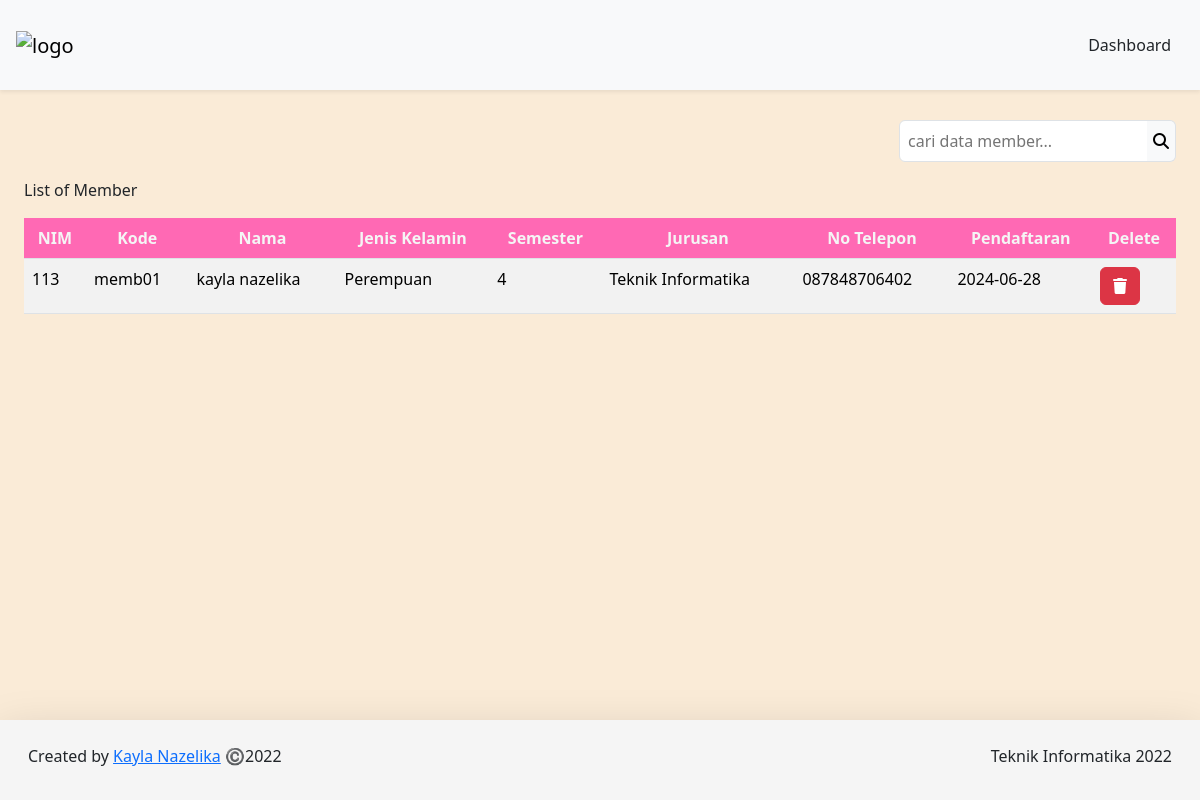
Page /DashboardAdmin/member/member.php (signed in) on the committed database.
### tables this page shows
CREATE TABLE `member` (
  `NIM` int(20) NOT NULL,
  `kode_member` varchar(12) NOT NULL,
  `nama_lengkap` varchar(255) NOT NULL,
  `password` varchar(255) NOT NULL,
  `jenis_kelamin` varchar(20) NOT NULL,
  `Semester` varchar(5) NOT NULL,
  `jurusan` varchar(50) NOT NULL,
  `no_tlp` varchar(15) NOT NULL,
  `tgl_pendaftaran` date NOT NULL
);

### config/config.php (called while the page is built, shortened)
<?php
$host = "127.0.0.1";
$username = "root";
$password = "";
$database_name = "perpustakaan";
$connection = mysqli_connect($host, $username, $password, $database_name);
function queryReadData($query) {
    global $connection;
    $result = mysqli_query($connection, $query);
    $items = [];
    while ($item = mysqli_fetch_assoc($result)) {
        $items[] = $item;
    }
    return $items;
}
?>

### DashboardAdmin/member/member.php (the view, shortened to what this page needs)
<?php
require "../../config/config.php";
$member = queryReadData("SELECT * FROM member");
?>
<!DOCTYPE html>
<html lang="en">
<head>
    <link href="https://cdn.jsdelivr.net/npm/bootstrap@5.3.2/dist/css/bootstrap.min.css"  rel="stylesheet">
</head>
<body style="background-color: antiquewhite">
<nav class="navbar fixed-top bg-body-tertiary shadow-sm" >
    <div class="container-fluid p-3">
        <a class="navbar-brand" href="#">
            <img src="../../assets/logoNav.png" alt="logo" width="120px">
        </a>
        <a class="btn btn-tertiary" href="../dashboardAdmin.php">Dashboard</a>
    </div>
</nav>
<div class="p-4 mt-5">
    <form action="" method="post" class="mt-5">
        <div class="input-group d-flex justify-content-end mb-3">
            <input class="border p-2 rounded rounded-end-0 bg-tertiary" type="text" name="keyword" id="keyword" placeholder="cari data member...">
            <button class="border border-start-0 bg-light rounded rounded-start-0" type="submit" name="search"><i class="fa-solid fa-magnifying-glass"></i></button>
        </div>
    </form>
    <caption>List of Member</caption>
    <div class="table-responsive mt-3">
        <table class="table table-striped table-hover table-pink">
            <thead class="text-center">
            <tr>
                <th>NIM</th>
                <th>Kode</th>
                <th>Nama</th>
                <th>Jenis Kelamin</th>
                <th>Semester</th>
                <th>Jurusan</th>
                <th>No Telepon</th>
                <th>Pendaftaran</th>
                <th>Delete</th>
            </tr>
            </thead>
            <?php foreach($member as $item) : ?>
                <tr>
                    <td><?=$item["NIM"];?></td>
                    <td><?=$item["kode_member"];?></td>
                    <td><?=$item["nama_lengkap"];?></td>
                    <td><?=$item["jenis_kelamin"];?></td>
                    <td><?=$item["Semester"];?></td>
                    <td><?=$item["jurusan"];?></td>
                    <td><?=$item["no_tlp"];?></td>
                    <td><?=$item["tgl_pendaftaran"];?></td>
                    <td>
                        <div class="action">
                            <a href="deleteMember.php?id=<?= $item["NIM"]; ?>" class="btn btn-danger" onclick="return confirm('Yakin ingin menghapus data member ?');"><i class="fa-solid fa-trash"></i></a>
                        </div>
                    </td>
                </tr>
            <?php endforeach;?>
        </table>
    </div>
</div>
<footer class="fixed-bottom shadow-lg bg-subtle p-3" style="background-color: whitesmoke">
    <div class="container-fluid d-flex justify-content-between">
        <p class="mt-2">Created by <a href="https://www.instagram.com/keylazlika/" class="text-primary"> Kayla Nazelika</a> ©️2022</p>
        <p class="mt-2">Teknik Informatika 2022</p>
    </div>
</footer>
</body>
</html>

### DashboardAdmin/member/member.php (style rules this page uses)
.table-pink { background-color: pink; }
.table-pink th { background-color: #FF69B4; color: whitesmoke; }

### rows in the picture
member: NIM "113", kode_member "memb01", nama_lengkap "kayla nazelika", jenis_kelamin "Perempuan", Semester "4", jurusan "Teknik Informatika", no_tlp "087848706402", tgl_pendaftaran "2024-06-28"
